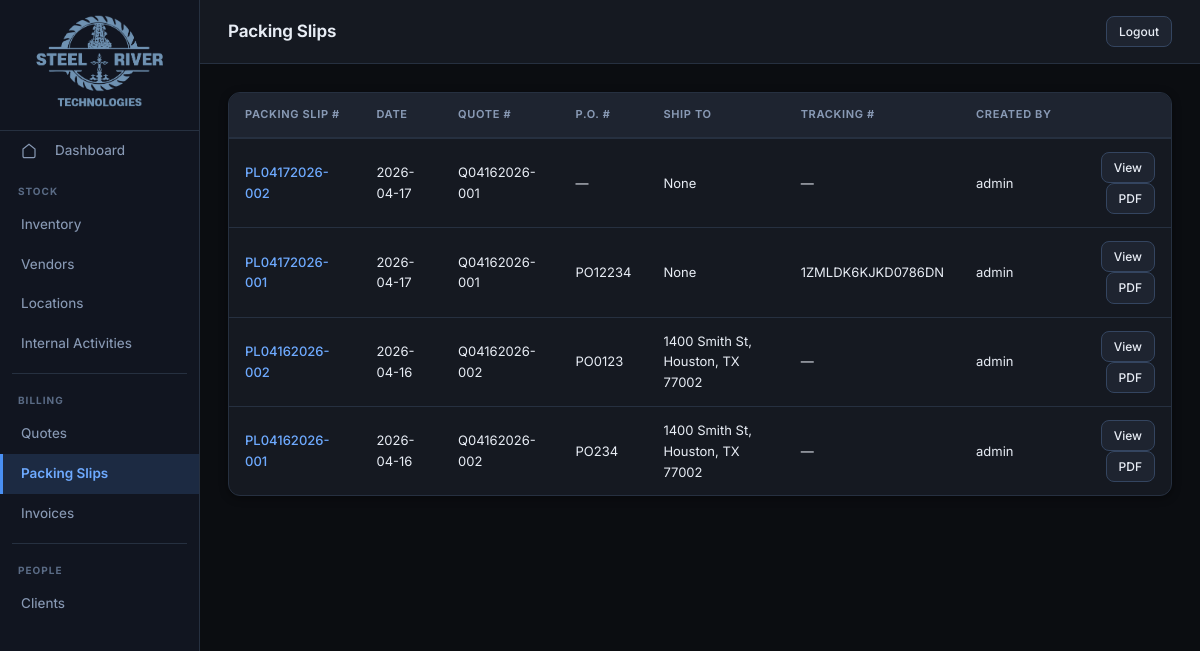
Page /packing-slips/ on the earlier database version.
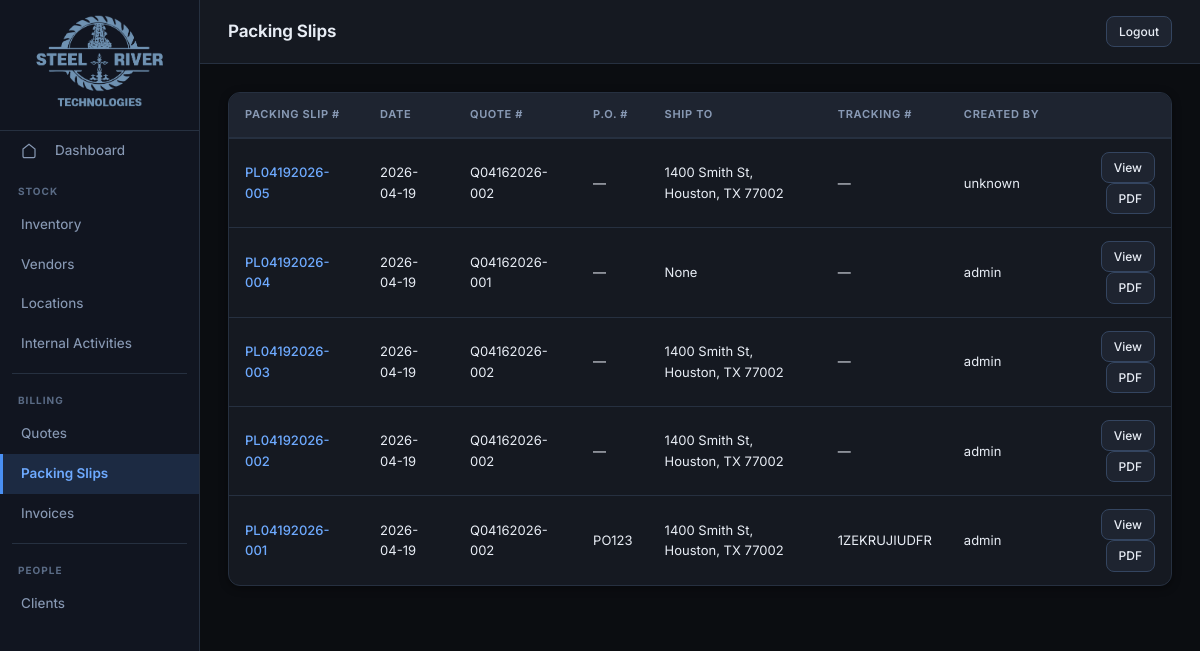
Same page on the later database version.
### tables this page shows
CREATE TABLE Packing_Slip (
    packing_slip_number  TEXT PRIMARY KEY,
    quote_number         TEXT REFERENCES Quote(quote_number),
    packing_slip_date    TEXT,
    po_number            TEXT,
    ship_via             TEXT,
    delivered_by         TEXT,
    ship_from            TEXT,
    ship_to              TEXT,
    client_id            TEXT REFERENCES Clients(client_id),
    created_by TEXT,
    created_at TEXT,
    modified_by TEXT,
    modified_at TEXT,
    tracking_number TEXT
);

### app/routes/packing_slips.py (the view)
@router.get("/", response_class=HTMLResponse)
def pl_list(request: Request):
    db = get_db()
    pl_list = db.execute(
        "SELECT * FROM Packing_Slip ORDER BY created_at DESC"
    ).fetchall()
    close_db()
    return templates.TemplateResponse(
        "packing_slips/list.html", {"request": request, "packing_slips": pl_list}
    )

### app/templates/packing_slips/list.html (shortened to what this page needs)
{% extends "base.html" %}
{% block page_title %}Packing Slips{% endblock %}
{% set active = "packing_slips" %}
{% block content %}
{% if packing_slips %}
<div class="table-wrap">
<table>
  <thead>
    <tr>
      <th>Packing Slip #</th>
      <th>Date</th>
      <th>Quote #</th>
      <th>P.O. #</th>
      <th>Ship To</th>
      <th>Tracking #</th>
      <th>Created By</th>
      <th></th>
    </tr>
  </thead>
  <tbody>
  {% for pl in packing_slips %}
  <tr>
    <td><a href="/packing-slips/{{ pl.packing_slip_number }}">{{ pl.packing_slip_number }}</a></td>
    <td>{{ pl.packing_slip_date or "—" }}</td>
    <td>{{ pl.quote_number or "—" }}</td>
    <td>{{ pl.po_number or "—" }}</td>
    <td>{{ pl.ship_to or "—" }}</td>
    <td>{{ pl.tracking_number or "—" }}</td>
    <td>{{ pl.created_by or "-" }}</td>
    <td style="text-align:right;">
      <a href="/packing-slips/{{ pl.packing_slip_number }}" class="btn btn-sm">View</a>
      <a href="/packing-slips/{{ pl.packing_slip_number }}/pdf" class="btn btn-sm" target="_blank">PDF</a>
    </td>
  </tr>
  {% endfor %}
  </tbody>
</table>
</div>
{% else %}
<div class="empty-state">
  <div style="font-size: 48px; margin-bottom: 16px;">📦</div>
  <h2>No packing slips yet</h2>
  <p>Packing slips are created from accepted quotes.</p>
</div>
{% endif %}
{% endblock %}

### app/templates/base.html (shortened to what this page needs)
<!DOCTYPE html>
<html lang="en">
<head>
  <link rel="stylesheet" href="/static/css/main.css?v=2">
</head>
<body>
<div class="app">
  <nav class="sidebar">
    <div class="sidebar-brand" style="justify-content: center; padding: 12px 10px;">
      <a href="https://steelriver-tech.com/" target="_blank"><img src="/static/img/logo.png" alt="Steel River Technologies" style="max-width: 100%; max-height: 100px; width: auto; height: auto; object-fit: contain;"></a>
    </div>
    <a href="/" class="sidebar-item {% if active=='home' %}active{% endif %}">
      <svg viewBox="0 0 24 24" style="width:16px;height:16px;margin-right:8px;"><path d="M3 9l9-7 9 7v11a2 2 0 0 1-2 2H5a2 2 0 0 1-2-2z"/></svg>
      Dashboard
    </a>
    <div class="sidebar-group">
      <div class="sidebar-label">Stock</div>
      <a href="/inventory/" class="sidebar-item {% if active=='inventory' %}active{% endif %}">
        Inventory
      </a>
      <a href="/vendors/" class="sidebar-item {% if active=='vendors' %}active{% endif %}">
        Vendors
      </a>
      <a href="/locations/" class="sidebar-item {% if active=='locations' %}active{% endif %}">
        Locations
      </a>
      <a href="/transactions/internal/" class="sidebar-item {% if active=='internal_activities' %}active{% endif %}">
        Internal Activities
      </a>
    </div>
    <div class="sidebar-divider"></div>
    <div class="sidebar-group">
      <div class="sidebar-label">Billing</div>
      <a href="/quotes/" class="sidebar-item {% if active=='quotes' %}active{% endif %}">
        Quotes
      </a>
      <a href="/packing-slips/" class="sidebar-item {% if active=='packing_slips' %}active{% endif %}">
        Packing Slips
      </a>
      <a href="/invoices/" class="sidebar-item {% if active=='invoices' %}active{% endif %}">
        Invoices
      </a>
    </div>
    <div class="sidebar-divider"></div>
    <div class="sidebar-group">
      <div class="sidebar-label">People</div>
      <a href="/clients/" class="sidebar-item {% if active=='clients' %}active{% endif %}">
        Clients
      </a>
    </div>
  </nav>
  <div class="main">
    <div class="topbar">
      <div>
        <div class="topbar-title">{% block page_title %}{% endblock %}</div>
      </div>
      <div class="topbar-actions">
        <a href="/logout" class="btn btn-sm">Logout</a>
      </div>
    </div>
    <div class="content">
      {% block content %}{% endblock %}
    </div>
  </div>
</div>
</body>
</html>

### app/static/css/main.css (style rules this page uses)
:root { --bg: #0b0d11; --surface: #151921; --surface2: #1e2430; --surface3: #283040; --surface-hover:#263040; --sidebar-bg: #111520; --sidebar-hover:#1a2235; --sidebar-active:#1c2a42; --border: #263040; --border2: #344560; --border-light:#45567a; --text: #e8edf5; --text2: #8899b4; --text3: #5a6b85; --text-muted: #3d4e68; --accent: #4a90f4; --accent2: #6eaaff; --accent-bg: rgba(74, 144, 244, 0.12); --accent-border:rgba(74, 144, 244, 0.35); --red: #f05545; --red-soft: #ff8a80; --red-bg: rgba(240, 85, 69, 0.12); --green: #2ecc71; --green-soft: #7defa0; --green-bg: rgba(46, 204, 113, 0.12); --amber: #f5a623; --amber-soft: #ffd166; --amber-bg: rgba(245, 166, 35, 0.12); --purple: #b07af5; --purple-bg: rgba(176, 122, 245, 0.12); --cyan: #26d9e6; --cyan-bg: rgba(38, 217, 230, 0.12); --font: 'Inter', system-ui, -apple-system, sans-serif; --mono: 'JetBrains Mono', 'Consolas', monospace; --radius: 8px; --radius-lg: 12px; --radius-xl: 16px; --shadow: 0 2px 8px rgba(0,0,0,0.4); --shadow-lg: 0 8px 24px rgba(0,0,0,0.5); --shadow-glow: 0 0 24px rgba(74, 144, 244, 0.15); --transition-fast: 0.15s cubic-bezier(0.4, 0, 0.2, 1); --transition: 0.2s cubic-bezier(0.4, 0, 0.2, 1); }
*, *::before, *::after { box-sizing: border-box; margin: 0; padding: 0; }
html, body { height: 100%; background: var(--bg); color: var(--text); font-family: var(--font); font-size: 14px; line-height: 1.6; -webkit-font-smoothing: antialiased; -moz-osx-font-smoothing: grayscale; }
a { color: var(--accent2); text-decoration: none; transition: color var(--transition-fast); }
.app { display: flex; height: 100vh; overflow: hidden; }
.sidebar { width: 200px; flex-shrink: 0; background: var(--sidebar-bg); border-right: 1px solid var(--border); display: flex; flex-direction: column; overflow-y: auto; }
.sidebar-brand { display: flex; align-items: center; gap: 10px; padding: 18px 16px 14px; border-bottom: 1px solid var(--border); }
.sidebar-group { padding: 8px 0 4px; }
.sidebar-label { font-size: 10px; font-weight: 700; letter-spacing: 0.1em; text-transform: uppercase; color: var(--text3); padding: 4px 18px 6px; }
.sidebar-item { display: flex; align-items: center; gap: 10px; padding: 9px 18px; font-size: 13.5px; color: var(--text2); text-decoration: none; border-radius: 0; transition: all var(--transition); border-left: 3px solid transparent; font-weight: 450; }
.sidebar-item.active { background: var(--sidebar-active); color: var(--accent2); border-left-color: var(--accent); font-weight: 600; }
.sidebar-item svg { width: 15px; height: 15px; flex-shrink: 0; stroke: currentColor; fill: none; stroke-width: 1.8; }
.sidebar-divider { height: 1px; background: var(--border); margin: 6px 12px; }
.main { flex: 1; display: flex; flex-direction: column; overflow: hidden; }
.topbar { padding: 16px 28px; border-bottom: 1px solid var(--border); display: flex; align-items: center; justify-content: space-between; background: var(--surface); flex-shrink: 0; }
.topbar-title { font-size: 17px; font-weight: 650; color: var(--text); letter-spacing: -0.01em; }
.topbar-actions { display: flex; gap: 10px; align-items: center; }
.content { flex: 1; overflow-y: auto; padding: 28px; background: var(--bg); }
.btn { display: inline-flex; align-items: center; gap: 6px; padding: 8px 16px; font-size: 13px; font-family: var(--font); font-weight: 500; border-radius: var(--radius); cursor: pointer; border: 1px solid var(--border2); background: var(--surface2); color: var(--text); text-decoration: none; transition: all var(--transition); white-space: nowrap; }
.btn-sm { padding: 5px 12px; font-size: 12px; }
.table-wrap { overflow-x: auto; border: 1px solid var(--border); border-radius: var(--radius-lg); background: var(--surface); box-shadow: var(--shadow); }
table { width: 100%; border-collapse: collapse; }
thead th { background: var(--surface2); color: var(--text2); font-size: 11px; font-weight: 650; letter-spacing: 0.06em; text-transform: uppercase; padding: 13px 16px; text-align: left; border-bottom: 2px solid var(--border); white-space: nowrap; }
tbody tr { border-bottom: 1px solid var(--border); transition: background var(--transition-fast); }
tbody tr:last-child { border-bottom: none; }
tbody td { padding: 13px 16px; font-size: 13px; color: var(--text); vertical-align: middle; }
td a { color: var(--accent2); text-decoration: none; font-weight: 500; }

Differences in the rows shown:
removed Packing_Slip: packing_slip_number "PL04172026-002", packing_slip_date "2026-04-17", quote_number "Q04162026-001", po_number "—", ship_to "None", tracking_number "—", created_by "admin"
removed Packing_Slip: packing_slip_number "PL04172026-001", packing_slip_date "2026-04-17", quote_number "Q04162026-001", po_number "PO12234", ship_to "None", tracking_number "1ZMLDK6KJKD0786DN", created_by "admin"
removed Packing_Slip: packing_slip_number "PL04162026-002", packing_slip_date "2026-04-16", quote_number "Q04162026-002", po_number "PO0123", ship_to "1400 Smith St, Houston, TX 77002", tracking_number "—", created_by "admin"
removed Packing_Slip: packing_slip_number "PL04162026-001", packing_slip_date "2026-04-16", quote_number "Q04162026-002", po_number "PO234", ship_to "1400 Smith St, Houston, TX 77002", tracking_number "—", created_by "admin"
added Packing_Slip: packing_slip_number "PL04192026-005", packing_slip_date "2026-04-19", quote_number "Q04162026-002", po_number "—", ship_to "1400 Smith St, Houston, TX 77002", tracking_number "—", created_by "unknown"
added Packing_Slip: packing_slip_number "PL04192026-004", packing_slip_date "2026-04-19", quote_number "Q04162026-001", po_number "—", ship_to "None", tracking_number "—", created_by "admin"
added Packing_Slip: packing_slip_number "PL04192026-003", packing_slip_date "2026-04-19", quote_number "Q04162026-002", po_number "—", ship_to "1400 Smith St, Houston, TX 77002", tracking_number "—", created_by "admin"
added Packing_Slip: packing_slip_number "PL04192026-002", packing_slip_date "2026-04-19", quote_number "Q04162026-002", po_number "—", ship_to "1400 Smith St, Houston, TX 77002", tracking_number "—", created_by "admin"
added Packing_Slip: packing_slip_number "PL04192026-001", packing_slip_date "2026-04-19", quote_number "Q04162026-002", po_number "PO123", ship_to "1400 Smith St, Houston, TX 77002", tracking_number "1ZEKRUJIUDFR", created_by "admin"
